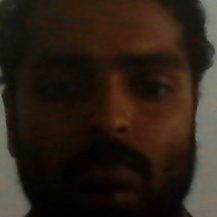
#> input picture Captured_Faces/U01_0.jpg, 217 x 217 px; its folder holds 4 pictures in this run
$ python trainer.py
#> lines starting #> are read from the running program, lines starting #| are printed output that depends on the picture
# Program to read a face image data set and use it to train the face recognition model

import cv2
import numpy as np
import os

recognizer = cv2.face.LBPHFaceRecognizer_create()
id_list =[]
face_list =[]

for i in os.listdir('Captured_faces'):
    id = i.split('_')[0]
    id = int(id[1:])
    filepath = './Captured_Faces/'+ i
    facesample = cv2.imread(filepath,0) # 0 is flag which specifies to read the image as grayscale
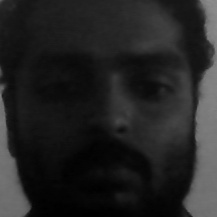
#> facesample: shape (217, 217); min 0, max 141, mean 35.1
    cv2.imshow("Sample",facesample)
    id_list.append(id)
    face_list.append(facesample)
    end = cv2.waitKey(1)
#> (key Esc is pressed here)
    if end == 113 or end == 81:
        cv2.destroyAllWindows()
        break
#> pass 2 of the loop `for i in os.listdir('Captured_faces'):`:
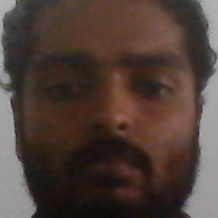
#> input picture Captured_Faces/U01_1.jpg, 218 x 218 px
#> `facesample = cv2.imread(filepath,0)`:
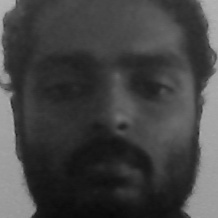
#> facesample: shape (218, 218); min 7, max 180, mean 66.8
#> (key Enter is pressed here)
#> pass 3 of the loop `for i in os.listdir('Captured_faces'):`:
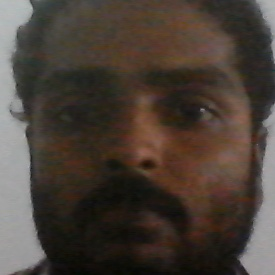
#> input picture Captured_Faces/U01_10.jpg, 275 x 275 px
#> `facesample = cv2.imread(filepath,0)`:
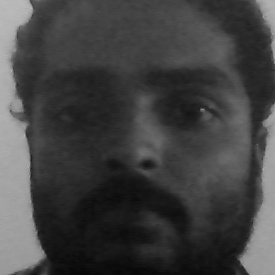
#> facesample: shape (275, 275); min 6, max 187, mean 65.9
#> the loop made 4 passes; the first 3 are shown
print(id_list)

recognizer.train(face_list,np.array(id_list))
print("Training on Data...")
recognizer.write("Face_recongnizer_model.xml")
